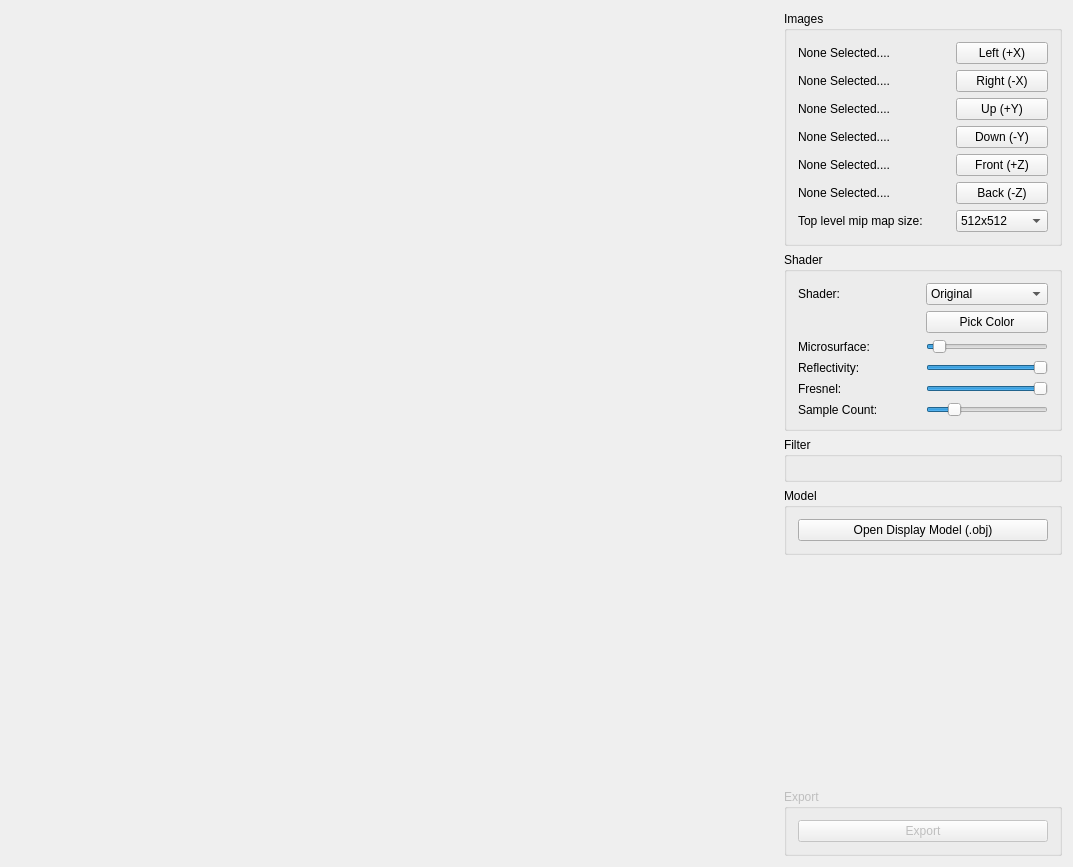
<?xml version="1.0" encoding="UTF-8"?>
<ui version="4.0">
 <class>CubeMapClass</class>
 <widget class="QMainWindow" name="CubeMapClass">
  <property name="geometry">
   <rect>
    <x>0</x>
    <y>0</y>
    <width>1073</width>
    <height>867</height>
   </rect>
  </property>
  <property name="windowTitle">
   <string>CubeMap</string>
  </property>
  <widget class="QWidget" name="centralWidget">
   <layout class="QHBoxLayout" name="horizontalLayout">
    <property name="spacing">
     <number>0</number>
    </property>
    <property name="leftMargin">
     <number>0</number>
    </property>
    <property name="topMargin">
     <number>0</number>
    </property>
    <property name="rightMargin">
     <number>0</number>
    </property>
    <property name="bottomMargin">
     <number>0</number>
    </property>
    <item>
     <widget class="ViewPort" name="viewPort" native="true">
      <property name="minimumSize">
       <size>
        <width>640</width>
        <height>480</height>
       </size>
      </property>
     </widget>
    </item>
    <item>
     <widget class="QWidget" name="widget_2" native="true">
      <property name="maximumSize">
       <size>
        <width>300</width>
        <height>16777215</height>
       </size>
      </property>
      <layout class="QVBoxLayout" name="verticalLayout">
       <item>
        <widget class="QGroupBox" name="groupBox">
         <property name="title">
          <string>Images</string>
         </property>
         <layout class="QGridLayout" name="gridLayout">
          <item row="14" column="0">
           <widget class="QLabel" name="label">
            <property name="sizePolicy">
             <sizepolicy hsizetype="Expanding" vsizetype="Preferred">
              <horstretch>0</horstretch>
              <verstretch>0</verstretch>
             </sizepolicy>
            </property>
            <property name="text">
             <string>Top level mip map size:</string>
            </property>
           </widget>
          </item>
          <item row="6" column="0">
           <widget class="QLabel" name="selectedLabel2">
            <property name="sizePolicy">
             <sizepolicy hsizetype="Expanding" vsizetype="Preferred">
              <horstretch>0</horstretch>
              <verstretch>0</verstretch>
             </sizepolicy>
            </property>
            <property name="text">
             <string>None Selected....</string>
            </property>
           </widget>
          </item>
          <item row="4" column="0">
           <widget class="QLabel" name="selectedLabel1">
            <property name="sizePolicy">
             <sizepolicy hsizetype="Expanding" vsizetype="Preferred">
              <horstretch>0</horstretch>
              <verstretch>0</verstretch>
             </sizepolicy>
            </property>
            <property name="text">
             <string>None Selected....</string>
            </property>
           </widget>
          </item>
          <item row="9" column="0">
           <widget class="QLabel" name="selectedLabel3">
            <property name="sizePolicy">
             <sizepolicy hsizetype="Expanding" vsizetype="Preferred">
              <horstretch>0</horstretch>
              <verstretch>0</verstretch>
             </sizepolicy>
            </property>
            <property name="text">
             <string>None Selected....</string>
            </property>
           </widget>
          </item>
          <item row="11" column="0">
           <widget class="QLabel" name="selectedLabel4">
            <property name="sizePolicy">
             <sizepolicy hsizetype="Expanding" vsizetype="Preferred">
              <horstretch>0</horstretch>
              <verstretch>0</verstretch>
             </sizepolicy>
            </property>
            <property name="text">
             <string>None Selected....</string>
            </property>
           </widget>
          </item>
          <item row="13" column="0">
           <widget class="QLabel" name="selectedLabel5">
            <property name="sizePolicy">
             <sizepolicy hsizetype="Expanding" vsizetype="Preferred">
              <horstretch>0</horstretch>
              <verstretch>0</verstretch>
             </sizepolicy>
            </property>
            <property name="text">
             <string>None Selected....</string>
            </property>
           </widget>
          </item>
          <item row="4" column="1">
           <widget class="QPushButton" name="pushButton_2">
            <property name="text">
             <string>Right (-X)</string>
            </property>
           </widget>
          </item>
          <item row="13" column="1">
           <widget class="QPushButton" name="pushButton_6">
            <property name="text">
             <string>Back (-Z)</string>
            </property>
           </widget>
          </item>
          <item row="11" column="1">
           <widget class="QPushButton" name="pushButton_5">
            <property name="text">
             <string>Front (+Z)</string>
            </property>
           </widget>
          </item>
          <item row="9" column="1">
           <widget class="QPushButton" name="pushButton_3">
            <property name="text">
             <string>Down (-Y)</string>
            </property>
           </widget>
          </item>
          <item row="6" column="1">
           <widget class="QPushButton" name="pushButton_4">
            <property name="text">
             <string>Up (+Y)</string>
            </property>
           </widget>
          </item>
          <item row="14" column="1">
           <widget class="QComboBox" name="comboBox">
            <property name="currentIndex">
             <number>9</number>
            </property>
            <property name="maxVisibleItems">
             <number>12</number>
            </property>
            <property name="sizeAdjustPolicy">
             <enum>QComboBox::AdjustToContents</enum>
            </property>
            <item>
             <property name="text">
              <string>1x1</string>
             </property>
            </item>
            <item>
             <property name="text">
              <string>2x2</string>
             </property>
            </item>
            <item>
             <property name="text">
              <string>4x4</string>
             </property>
            </item>
            <item>
             <property name="text">
              <string>8x8</string>
             </property>
            </item>
            <item>
             <property name="text">
              <string>16x16</string>
             </property>
            </item>
            <item>
             <property name="text">
              <string>32x32</string>
             </property>
            </item>
            <item>
             <property name="text">
              <string>64x64</string>
             </property>
            </item>
            <item>
             <property name="text">
              <string>128x128</string>
             </property>
            </item>
            <item>
             <property name="text">
              <string>256x256</string>
             </property>
            </item>
            <item>
             <property name="text">
              <string>512x512</string>
             </property>
            </item>
            <item>
             <property name="text">
              <string>1024x1024</string>
             </property>
            </item>
            <item>
             <property name="text">
              <string>2048x2048</string>
             </property>
            </item>
           </widget>
          </item>
          <item row="2" column="0">
           <widget class="QLabel" name="selectedLabel0">
            <property name="sizePolicy">
             <sizepolicy hsizetype="Expanding" vsizetype="Preferred">
              <horstretch>0</horstretch>
              <verstretch>0</verstretch>
             </sizepolicy>
            </property>
            <property name="text">
             <string>None Selected....</string>
            </property>
           </widget>
          </item>
          <item row="2" column="1">
           <widget class="QPushButton" name="pushButton">
            <property name="text">
             <string>Left (+X)</string>
            </property>
           </widget>
          </item>
         </layout>
        </widget>
       </item>
       <item>
        <widget class="QGroupBox" name="groupBox_3">
         <property name="title">
          <string>Shader</string>
         </property>
         <layout class="QGridLayout" name="gridLayout_3">
          <item row="7" column="1">
           <widget class="QLabel" name="label_3">
            <property name="text">
             <string>Sample Count:</string>
            </property>
           </widget>
          </item>
          <item row="7" column="2">
           <widget class="QSlider" name="horizontalSlider_2">
            <property name="minimum">
             <number>1</number>
            </property>
            <property name="maximum">
             <number>10000</number>
            </property>
            <property name="value">
             <number>2000</number>
            </property>
            <property name="orientation">
             <enum>Qt::Horizontal</enum>
            </property>
           </widget>
          </item>
          <item row="3" column="1">
           <widget class="QLabel" name="label_2">
            <property name="text">
             <string>Microsurface:</string>
            </property>
           </widget>
          </item>
          <item row="3" column="2">
           <widget class="QSlider" name="horizontalSlider">
            <property name="maximum">
             <number>10000</number>
            </property>
            <property name="value">
             <number>600</number>
            </property>
            <property name="orientation">
             <enum>Qt::Horizontal</enum>
            </property>
            <property name="invertedAppearance">
             <bool>false</bool>
            </property>
            <property name="invertedControls">
             <bool>false</bool>
            </property>
            <property name="tickPosition">
             <enum>QSlider::NoTicks</enum>
            </property>
           </widget>
          </item>
          <item row="2" column="2">
           <widget class="QPushButton" name="pushButton_9">
            <property name="text">
             <string>Pick Color</string>
            </property>
           </widget>
          </item>
          <item row="5" column="1">
           <widget class="QLabel" name="label_4">
            <property name="text">
             <string>Fresnel:</string>
            </property>
           </widget>
          </item>
          <item row="5" column="2">
           <widget class="QSlider" name="horizontalSlider_5">
            <property name="maximum">
             <number>10000</number>
            </property>
            <property name="value">
             <number>10000</number>
            </property>
            <property name="orientation">
             <enum>Qt::Horizontal</enum>
            </property>
            <property name="tickPosition">
             <enum>QSlider::NoTicks</enum>
            </property>
           </widget>
          </item>
          <item row="4" column="1">
           <widget class="QLabel" name="label_7">
            <property name="text">
             <string>Reflectivity:</string>
            </property>
           </widget>
          </item>
          <item row="0" column="2">
           <widget class="QComboBox" name="comboBox_2">
            <item>
             <property name="text">
              <string>Original</string>
             </property>
            </item>
            <item>
             <property name="text">
              <string>Filtered</string>
             </property>
            </item>
           </widget>
          </item>
          <item row="0" column="1">
           <widget class="QLabel" name="label_5">
            <property name="sizePolicy">
             <sizepolicy hsizetype="Expanding" vsizetype="Preferred">
              <horstretch>0</horstretch>
              <verstretch>0</verstretch>
             </sizepolicy>
            </property>
            <property name="text">
             <string>Shader:</string>
            </property>
           </widget>
          </item>
          <item row="4" column="2">
           <widget class="QSlider" name="horizontalSlider_3">
            <property name="maximum">
             <number>10000</number>
            </property>
            <property name="value">
             <number>10000</number>
            </property>
            <property name="orientation">
             <enum>Qt::Horizontal</enum>
            </property>
            <property name="tickPosition">
             <enum>QSlider::NoTicks</enum>
            </property>
           </widget>
          </item>
         </layout>
        </widget>
       </item>
       <item>
        <widget class="QGroupBox" name="groupBox_5">
         <property name="title">
          <string>Filter</string>
         </property>
         <layout class="QGridLayout" name="gridLayout_4"/>
        </widget>
       </item>
       <item>
        <widget class="QGroupBox" name="groupBox_4">
         <property name="title">
          <string>Model</string>
         </property>
         <layout class="QGridLayout" name="gridLayout_2">
          <item row="0" column="0" colspan="2">
           <widget class="QPushButton" name="pushButton_8">
            <property name="text">
             <string>Open Display Model (.obj)</string>
            </property>
           </widget>
          </item>
         </layout>
        </widget>
       </item>
       <item>
        <spacer name="verticalSpacer">
         <property name="orientation">
          <enum>Qt::Vertical</enum>
         </property>
         <property name="sizeHint" stdset="0">
          <size>
           <width>20</width>
           <height>40</height>
          </size>
         </property>
        </spacer>
       </item>
       <item>
        <widget class="QGroupBox" name="groupBox_2">
         <property name="enabled">
          <bool>false</bool>
         </property>
         <property name="title">
          <string>Export</string>
         </property>
         <layout class="QVBoxLayout" name="verticalLayout_2">
          <item>
           <widget class="QPushButton" name="pushButton_7">
            <property name="text">
             <string>Export</string>
            </property>
           </widget>
          </item>
         </layout>
        </widget>
       </item>
      </layout>
     </widget>
    </item>
   </layout>
  </widget>
 </widget>
 <layoutdefault spacing="6" margin="11"/>
 <customwidgets>
  <customwidget>
   <class>ViewPort</class>
   <extends>QWidget</extends>
   <header>ViewPort.h</header>
   <container>1</container>
   <slots>
    <slot>choosePosX()</slot>
    <slot>chooseNegX()</slot>
    <slot>choosePosY()</slot>
    <slot>chooseNegY()</slot>
    <slot>choosePosZ()</slot>
    <slot>chooseNegZ()</slot>
    <slot>openDisplayModel()</slot>
    <slot>texSizeChanged(QString)</slot>
    <slot>updateMicrosurface(int)</slot>
    <slot>updateReflectivity(int)</slot>
    <slot>updateFresnel(int)</slot>
    <slot>updateDisplayModelScale(int)</slot>
    <slot>updateSampleCount(int)</slot>
    <slot>chooseColor()</slot>
   </slots>
  </customwidget>
 </customwidgets>
 <resources>
  <include location="CubeMap.qrc"/>
 </resources>
 <connections>
  <connection>
   <sender>pushButton_8</sender>
   <signal>clicked()</signal>
   <receiver>viewPort</receiver>
   <slot>openDisplayModel()</slot>
   <hints>
    <hint type="sourcelabel">
     <x>1044</x>
     <y>520</y>
    </hint>
    <hint type="destinationlabel">
     <x>700</x>
     <y>253</y>
    </hint>
   </hints>
  </connection>
  <connection>
   <sender>pushButton_4</sender>
   <signal>clicked()</signal>
   <receiver>viewPort</receiver>
   <slot>choosePosY()</slot>
   <hints>
    <hint type="sourcelabel">
     <x>981</x>
     <y>112</y>
    </hint>
    <hint type="destinationlabel">
     <x>631</x>
     <y>97</y>
    </hint>
   </hints>
  </connection>
  <connection>
   <sender>pushButton_5</sender>
   <signal>clicked()</signal>
   <receiver>viewPort</receiver>
   <slot>choosePosZ()</slot>
   <hints>
    <hint type="sourcelabel">
     <x>981</x>
     <y>170</y>
    </hint>
    <hint type="destinationlabel">
     <x>607</x>
     <y>160</y>
    </hint>
   </hints>
  </connection>
  <connection>
   <sender>pushButton</sender>
   <signal>clicked()</signal>
   <receiver>viewPort</receiver>
   <slot>choosePosX()</slot>
   <hints>
    <hint type="sourcelabel">
     <x>981</x>
     <y>54</y>
    </hint>
    <hint type="destinationlabel">
     <x>573</x>
     <y>35</y>
    </hint>
   </hints>
  </connection>
  <connection>
   <sender>pushButton_6</sender>
   <signal>clicked()</signal>
   <receiver>viewPort</receiver>
   <slot>chooseNegZ()</slot>
   <hints>
    <hint type="sourcelabel">
     <x>981</x>
     <y>199</y>
    </hint>
    <hint type="destinationlabel">
     <x>561</x>
     <y>191</y>
    </hint>
   </hints>
  </connection>
  <connection>
   <sender>pushButton_3</sender>
   <signal>clicked()</signal>
   <receiver>viewPort</receiver>
   <slot>chooseNegY()</slot>
   <hints>
    <hint type="sourcelabel">
     <x>981</x>
     <y>141</y>
    </hint>
    <hint type="destinationlabel">
     <x>501</x>
     <y>129</y>
    </hint>
   </hints>
  </connection>
  <connection>
   <sender>pushButton_2</sender>
   <signal>clicked()</signal>
   <receiver>viewPort</receiver>
   <slot>chooseNegX()</slot>
   <hints>
    <hint type="sourcelabel">
     <x>981</x>
     <y>83</y>
    </hint>
    <hint type="destinationlabel">
     <x>605</x>
     <y>65</y>
    </hint>
   </hints>
  </connection>
  <connection>
   <sender>horizontalSlider</sender>
   <signal>valueChanged(int)</signal>
   <receiver>viewPort</receiver>
   <slot>updateMicrosurface(int)</slot>
   <hints>
    <hint type="sourcelabel">
     <x>1044</x>
     <y>341</y>
    </hint>
    <hint type="destinationlabel">
     <x>500</x>
     <y>301</y>
    </hint>
   </hints>
  </connection>
  <connection>
   <sender>horizontalSlider_3</sender>
   <signal>valueChanged(int)</signal>
   <receiver>viewPort</receiver>
   <slot>updateReflectivity(int)</slot>
   <hints>
    <hint type="sourcelabel">
     <x>1044</x>
     <y>369</y>
    </hint>
    <hint type="destinationlabel">
     <x>603</x>
     <y>328</y>
    </hint>
   </hints>
  </connection>
  <connection>
   <sender>horizontalSlider_5</sender>
   <signal>valueChanged(int)</signal>
   <receiver>viewPort</receiver>
   <slot>updateFresnel(int)</slot>
   <hints>
    <hint type="sourcelabel">
     <x>1044</x>
     <y>397</y>
    </hint>
    <hint type="destinationlabel">
     <x>539</x>
     <y>358</y>
    </hint>
   </hints>
  </connection>
  <connection>
   <sender>horizontalSlider_2</sender>
   <signal>valueChanged(int)</signal>
   <receiver>viewPort</receiver>
   <slot>updateSampleCount(int)</slot>
   <hints>
    <hint type="sourcelabel">
     <x>1044</x>
     <y>458</y>
    </hint>
    <hint type="destinationlabel">
     <x>568</x>
     <y>420</y>
    </hint>
   </hints>
  </connection>
  <connection>
   <sender>pushButton_9</sender>
   <signal>clicked()</signal>
   <receiver>viewPort</receiver>
   <slot>chooseColor()</slot>
   <hints>
    <hint type="sourcelabel">
     <x>929</x>
     <y>305</y>
    </hint>
    <hint type="destinationlabel">
     <x>718</x>
     <y>275</y>
    </hint>
   </hints>
  </connection>
  <connection>
   <sender>comboBox</sender>
   <signal>currentIndexChanged(QString)</signal>
   <receiver>viewPort</receiver>
   <slot>texSizeChanged(QString)</slot>
   <hints>
    <hint type="sourcelabel">
     <x>981</x>
     <y>225</y>
    </hint>
    <hint type="destinationlabel">
     <x>633</x>
     <y>21</y>
    </hint>
   </hints>
  </connection>
 </connections>
</ui>
